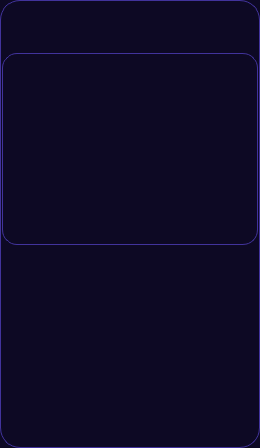
                      <widget class="QFrame" name="frame_13">
                       <property name="minimumSize">
                        <size>
                         <width>250</width>
                         <height>0</height>
                        </size>
                       </property>
                       <property name="maximumSize">
                        <size>
                         <width>500</width>
                         <height>16777215</height>
                        </size>
                       </property>
                       <property name="styleSheet">
                        <string notr="true">QFrame {
	background-color: rgb(13, 9, 36);
	border: 1px solid rgb(65, 51, 156);
	border-radius: 20px;
}
QFrame:hover {
	border: 2px solid rgb(255, 85, 0);
}</string>
                       </property>
                       <property name="frameShape">
                        <enum>QFrame::StyledPanel</enum>
                       </property>
                       <property name="frameShadow">
                        <enum>QFrame::Raised</enum>
                       </property>
                       <layout class="QVBoxLayout" name="verticalLayout_63">
                        <property name="spacing">
                         <number>1</number>
                        </property>
                        <property name="leftMargin">
                         <number>1</number>
                        </property>
                        <property name="topMargin">
                         <number>1</number>
                        </property>
                        <property name="rightMargin">
                         <number>1</number>
                        </property>
                        <property name="bottomMargin">
                         <number>1</number>
                        </property>
                        <item>
                         <widget class="QFrame" name="frame_109">
                          <property name="minimumSize">
                           <size>
                            <width>0</width>
                            <height>50</height>
                           </size>
                          </property>
                          <property name="styleSheet">
                           <string notr="true">QFrame {
	background-color: rgb(13, 9, 36);
	border: none;
	border-radius: 20px;
}
</string>
                          </property>
                          <property name="frameShape">
                           <enum>QFrame::StyledPanel</enum>
                          </property>
                          <property name="frameShadow">
                           <enum>QFrame::Raised</enum>
                          </property>
                         </widget>
                        </item>
                        <item>
                         <widget class="QFrame" name="frame_110">
                          <property name="styleSheet">
                           <string notr="true">QFrame {
	background-color: rgb(13, 9, 36);
	border: none;
	border-radius: 20px;
}
</string>
                          </property>
                          <property name="frameShape">
                           <enum>QFrame::StyledPanel</enum>
                          </property>
                          <property name="frameShadow">
                           <enum>QFrame::Raised</enum>
                          </property>
                          <layout class="QVBoxLayout" name="verticalLayout_62">
                           <property name="spacing">
                            <number>0</number>
                           </property>
                           <property name="leftMargin">
                            <number>0</number>
                           </property>
                           <property name="topMargin">
                            <number>0</number>
                           </property>
                           <property name="rightMargin">
                            <number>0</number>
                           </property>
                           <property name="bottomMargin">
                            <number>0</number>
                           </property>
                           <item>
                            <widget class="QListView" name="clients_listview2">
                             <property name="styleSheet">
                              <string notr="true">QListView {	
	font:  16pt &quot;等线&quot;;	
	color: rgb(255, 0, 127);
	background-color: rgb(13, 9, 36);
	border-radius: 15px;
	border: 1px solid rgb(65, 51, 156);
	padding:5px;
}
QListView::item {
	min-height:35px;
     border-radius: 15px;
	padding-left: 20px;
	background-color: rgb(13, 9, 36);
}

QListView::item:selected {   
	border: none;
	background-color: rgb(170, 0, 255);
}

QListView::item:hover { 
	background-color: rgb(0, 70, 0);
}
QScrollBar:horizontal {
    border: none;
    background: rgb(52, 59, 72);
    height: 8px;
    margin: 0px 20px 0 20px;
	border-radius: 3px;
}
QScrollBar::handle:horizontal {
    background:rgba(249, 83, 255, 170);
    min-width: 30px;
	border-radius: 3px
}
/*
滑块悬浮，按下*/
QScrollBar::handle:hover:horizontal,QScrollBar::handle:pressed:horizontal{
background:rgb(150, 0, 150);
}
QScrollBar::add-line:horizontal {
    border: none;
    background: rgb(55, 63, 77);
    width: 20px;
	border-top-right-radius: 3px;
    border-bottom-right-radius: 3px;
    subcontrol-position: right;
    subcontrol-origin: margin;
}
QScrollBar::sub-line:horizontal {
    border: none;
    background: rgb(55, 63, 77);
    width: 20px;
	border-top-left-radius: 3px;
    border-bottom-left-radius: 3px;
    subcontrol-position: left;
    subcontrol-origin: margin;
}
QScrollBar::up-arrow:horizontal, QScrollBar::down-arrow:horizontal
{
     background: none;
}
QScrollBar::add-page:horizontal, QScrollBar::sub-page:horizontal
{
     background: none;
}
 QScrollBar:vertical {
	border: none;
    background: rgb(52, 59, 72);
    width: 8px;
    margin: 20px 0 20px 0;
	border-radius: 3px;
 }
 QScrollBar::handle:vertical {	
	background:rgba(249, 83, 255, 170);
    min-height: 30px;
	border-radius: 3px
 }
/*
滑块悬浮，按下*/
QScrollBar::handle:hover:vertical,QScrollBar::handle:pressed:vertical{
background:rgb(150, 0, 150);
}
 QScrollBar::add-line:vertical {
     border: none;
    background: rgb(55, 63, 77);
     height: 20px;
	border-bottom-left-radius: 3px;
    border-bottom-right-radius: 3px;
     subcontrol-position: bottom;
     subcontrol-origin: margin;
 }
 QScrollBar::sub-line:vertical {
	border: none;
    background: rgb(55, 63, 77);
     height: 20px;
	border-top-left-radius: 3px;
    border-top-right-radius: 3px;
     subcontrol-position: top;
     subcontrol-origin: margin;
 }
 QScrollBar::up-arrow:vertical, QScrollBar::down-arrow:vertical {
     background: none;
 }

 QScrollBar::add-page:vertical, QScrollBar::sub-page:vertical {
     background: none;
 }
</string>
                             </property>
                            </widget>
                           </item>
                          </layout>
                         </widget>
                        </item>
                        <item>
                         <widget class="QFrame" name="frame_108">
                          <property name="minimumSize">
                           <size>
                            <width>0</width>
                            <height>200</height>
                           </size>
                          </property>
                          <property name="styleSheet">
                           <string notr="true">QFrame {
	background-color: rgb(13, 9, 36);
	border: none;
	border-radius: 20px;
}
</string>
                          </property>
                          <property name="frameShape">
                           <enum>QFrame::StyledPanel</enum>
                          </property>
                          <property name="frameShadow">
                           <enum>QFrame::Raised</enum>
                          </property>
                         </widget>
                        </item>
                       </layout>
                      </widget>
